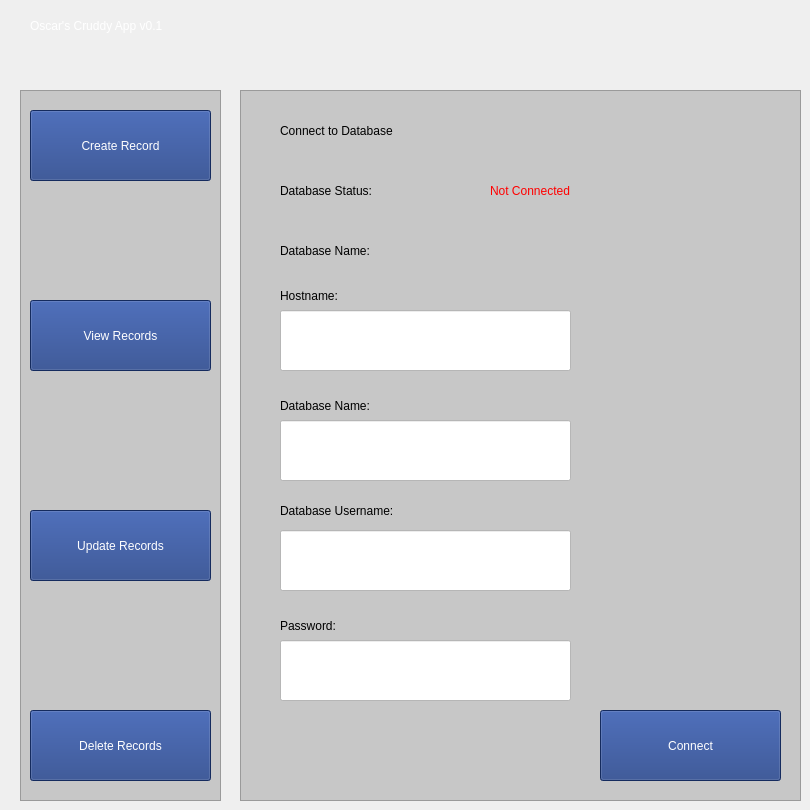
    <widget class="QWidget" name="homePage">
     <widget class="QLabel" name="label">
      <property name="geometry">
       <rect>
        <x>30</x>
        <y>0</y>
        <width>481</width>
        <height>51</height>
       </rect>
      </property>
      <property name="styleSheet">
       <string notr="true">color: rgb(255, 255, 255);
font: 700 24pt &quot;Quicksand&quot;;
</string>
      </property>
      <property name="text">
       <string>Oscar's Cruddy App v0.1</string>
      </property>
     </widget>
     <widget class="QFrame" name="frame">
      <property name="geometry">
       <rect>
        <x>240</x>
        <y>90</y>
        <width>561</width>
        <height>711</height>
       </rect>
      </property>
      <property name="styleSheet">
       <string notr="true">background-color: rgb(199, 199, 199);</string>
      </property>
      <property name="frameShape">
       <enum>QFrame::StyledPanel</enum>
      </property>
      <property name="frameShadow">
       <enum>QFrame::Raised</enum>
      </property>
      <widget class="QLabel" name="connectionStatusLabel">
       <property name="geometry">
        <rect>
         <x>250</x>
         <y>90</y>
         <width>171</width>
         <height>21</height>
        </rect>
       </property>
       <property name="styleSheet">
        <string notr="true">font: 700 14pt &quot;Quicksand&quot;;
color: rgb(255, 0, 0);</string>
       </property>
       <property name="text">
        <string>Not Connected</string>
       </property>
      </widget>
      <widget class="QLabel" name="label_21">
       <property name="geometry">
        <rect>
         <x>40</x>
         <y>150</y>
         <width>181</width>
         <height>21</height>
        </rect>
       </property>
       <property name="styleSheet">
        <string notr="true">color: rgb(0, 0, 0);
font: 700 14pt &quot;Quicksand&quot;;</string>
       </property>
       <property name="text">
        <string>Database Name:</string>
       </property>
      </widget>
      <widget class="QLabel" name="label_4">
       <property name="geometry">
        <rect>
         <x>40</x>
         <y>90</y>
         <width>201</width>
         <height>21</height>
        </rect>
       </property>
       <property name="styleSheet">
        <string notr="true">font: 700 14pt &quot;Quicksand&quot;;
color: rgb(0, 0, 0);</string>
       </property>
       <property name="text">
        <string>Database Status:</string>
       </property>
      </widget>
      <widget class="QLabel" name="dbNameLabel">
       <property name="geometry">
        <rect>
         <x>250</x>
         <y>150</y>
         <width>161</width>
         <height>21</height>
        </rect>
       </property>
       <property name="styleSheet">
        <string notr="true">font: 700 14pt &quot;Quicksand&quot;;
color: rgb(76, 255, 73);</string>
       </property>
       <property name="text">
        <string/>
       </property>
      </widget>
      <widget class="QLabel" name="label_25">
       <property name="geometry">
        <rect>
         <x>40</x>
         <y>20</y>
         <width>331</width>
         <height>41</height>
        </rect>
       </property>
       <property name="styleSheet">
        <string notr="true">font: 700 18pt &quot;Quicksand&quot;;
color: rgb(0, 0, 0);</string>
       </property>
       <property name="text">
        <string>Connect to Database</string>
       </property>
      </widget>
      <widget class="QLabel" name="label_26">
       <property name="geometry">
        <rect>
         <x>40</x>
         <y>195</y>
         <width>161</width>
         <height>21</height>
        </rect>
       </property>
       <property name="styleSheet">
        <string notr="true">color: rgb(0, 0, 0);
font: 700 14pt &quot;Quicksand&quot;;</string>
       </property>
       <property name="text">
        <string>Hostname:</string>
       </property>
      </widget>
      <widget class="QLabel" name="label_27">
       <property name="geometry">
        <rect>
         <x>40</x>
         <y>305</y>
         <width>191</width>
         <height>21</height>
        </rect>
       </property>
       <property name="styleSheet">
        <string notr="true">color: rgb(0, 0, 0);
font: 700 14pt &quot;Quicksand&quot;;</string>
       </property>
       <property name="text">
        <string>Database Name:</string>
       </property>
      </widget>
      <widget class="QLabel" name="label_28">
       <property name="geometry">
        <rect>
         <x>40</x>
         <y>405</y>
         <width>241</width>
         <height>31</height>
        </rect>
       </property>
       <property name="styleSheet">
        <string notr="true">color: rgb(0, 0, 0);
font: 700 14pt &quot;Quicksand&quot;;</string>
       </property>
       <property name="text">
        <string>Database Username:</string>
       </property>
      </widget>
      <widget class="QLabel" name="label_29">
       <property name="geometry">
        <rect>
         <x>40</x>
         <y>525</y>
         <width>191</width>
         <height>21</height>
        </rect>
       </property>
       <property name="styleSheet">
        <string notr="true">color: rgb(0, 0, 0);
font: 700 14pt &quot;Quicksand&quot;;</string>
       </property>
       <property name="text">
        <string>Password:</string>
       </property>
      </widget>
      <widget class="QLineEdit" name="dbHostNameLineEdit">
       <property name="geometry">
        <rect>
         <x>40</x>
         <y>220</y>
         <width>291</width>
         <height>61</height>
        </rect>
       </property>
       <property name="styleSheet">
        <string notr="true">background-color: rgb(255, 255, 255);
color: rgb(0, 0, 0);
font: 14pt &quot;Quicksand&quot;;
</string>
       </property>
       <property name="text">
        <string/>
       </property>
      </widget>
      <widget class="QLineEdit" name="dbNameLineEdit">
       <property name="geometry">
        <rect>
         <x>40</x>
         <y>330</y>
         <width>291</width>
         <height>61</height>
        </rect>
       </property>
       <property name="styleSheet">
        <string notr="true">background-color: rgb(255, 255, 255);
color: rgb(0, 0, 0);
font: 14pt &quot;Quicksand&quot;;
</string>
       </property>
       <property name="text">
        <string/>
       </property>
      </widget>
      <widget class="QLineEdit" name="dbUsernameLineEdit">
       <property name="geometry">
        <rect>
         <x>40</x>
         <y>440</y>
         <width>291</width>
         <height>61</height>
        </rect>
       </property>
       <property name="styleSheet">
        <string notr="true">background-color: rgb(255, 255, 255);
color: rgb(0, 0, 0);
font: 14pt &quot;Quicksand&quot;;
</string>
       </property>
       <property name="text">
        <string/>
       </property>
      </widget>
      <widget class="QLineEdit" name="dbUserPasswordLineEdit">
       <property name="geometry">
        <rect>
         <x>40</x>
         <y>550</y>
         <width>291</width>
         <height>61</height>
        </rect>
       </property>
       <property name="styleSheet">
        <string notr="true">background-color: rgb(255, 255, 255);
color: rgb(0, 0, 0);
font: 12pt &quot;Quicksand&quot;;
</string>
       </property>
       <property name="text">
        <string/>
       </property>
       <property name="echoMode">
        <enum>QLineEdit::Password</enum>
       </property>
      </widget>
     </widget>
     <widget class="QFrame" name="frame_2">
      <property name="geometry">
       <rect>
        <x>20</x>
        <y>90</y>
        <width>201</width>
        <height>711</height>
       </rect>
      </property>
      <property name="styleSheet">
       <string notr="true">background-color: rgb(199, 199, 199);</string>
      </property>
      <property name="frameShape">
       <enum>QFrame::StyledPanel</enum>
      </property>
      <property name="frameShadow">
       <enum>QFrame::Raised</enum>
      </property>
      <widget class="QPushButton" name="createEntryPushButton">
       <property name="geometry">
        <rect>
         <x>10</x>
         <y>20</y>
         <width>181</width>
         <height>71</height>
        </rect>
       </property>
       <property name="styleSheet">
        <string notr="true">color: rgb(255, 255, 255);
font: 700 12pt &quot;Quicksand&quot;;
background-color: rgb(30, 60, 131);
</string>
       </property>
       <property name="text">
        <string>Create Record</string>
       </property>
      </widget>
      <widget class="QPushButton" name="readEntryPushButton">
       <property name="geometry">
        <rect>
         <x>10</x>
         <y>210</y>
         <width>181</width>
         <height>71</height>
        </rect>
       </property>
       <property name="styleSheet">
        <string notr="true">color: rgb(255, 255, 255);
font: 700 12pt &quot;Quicksand&quot;;
background-color: rgb(30, 60, 131);
</string>
       </property>
       <property name="text">
        <string>View Records</string>
       </property>
      </widget>
      <widget class="QPushButton" name="deleteEntryPushButton">
       <property name="geometry">
        <rect>
         <x>10</x>
         <y>620</y>
         <width>181</width>
         <height>71</height>
        </rect>
       </property>
       <property name="styleSheet">
        <string notr="true">color: rgb(255, 255, 255);
font: 700 12pt &quot;Quicksand&quot;;
background-color: rgb(30, 60, 131);
</string>
       </property>
       <property name="text">
        <string>Delete Records</string>
       </property>
      </widget>
      <widget class="QPushButton" name="updateEntryPushButton">
       <property name="geometry">
        <rect>
         <x>10</x>
         <y>420</y>
         <width>181</width>
         <height>71</height>
        </rect>
       </property>
       <property name="styleSheet">
        <string notr="true">color: rgb(255, 255, 255);
font: 700 12pt &quot;Quicksand&quot;;
background-color: rgb(30, 60, 131);
</string>
       </property>
       <property name="text">
        <string>Update Records</string>
       </property>
      </widget>
     </widget>
     <widget class="QPushButton" name="connectToDatabasePushButton">
      <property name="geometry">
       <rect>
        <x>600</x>
        <y>710</y>
        <width>181</width>
        <height>71</height>
       </rect>
      </property>
      <property name="styleSheet">
       <string notr="true">color: rgb(255, 255, 255);
font: 700 12pt &quot;Quicksand&quot;;
background-color: rgb(30, 60, 131);
</string>
      </property>
      <property name="text">
       <string>Connect</string>
      </property>
     </widget>
    </widget>
